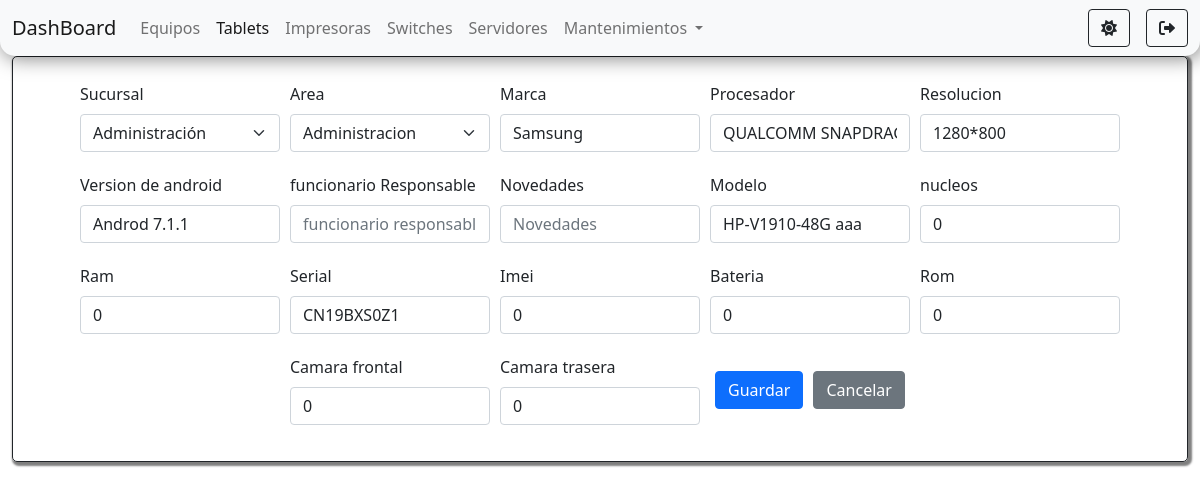
The app's page /pages/tablets/edid.php/?id=1 (signed in), older data.
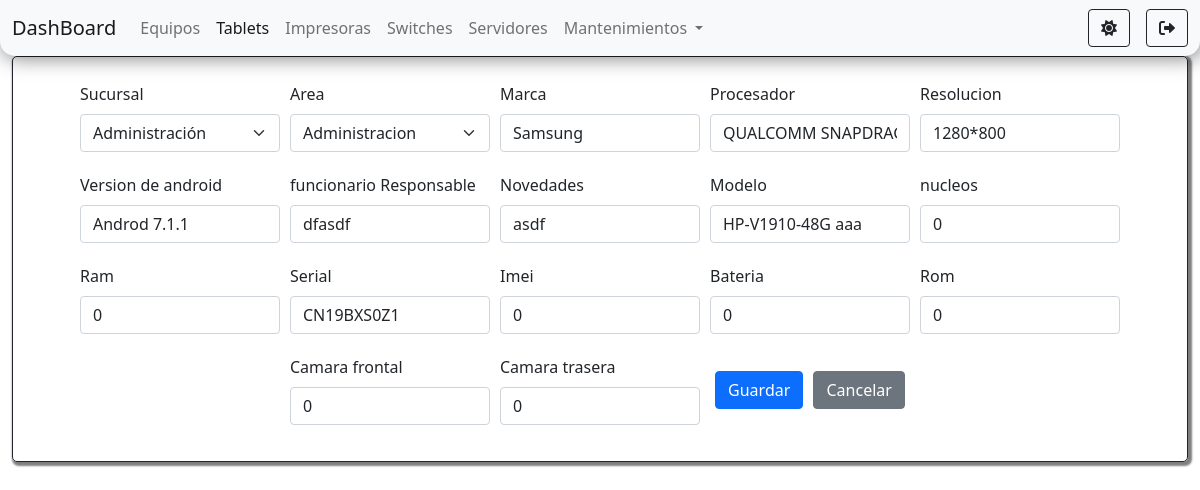
The same page, newer data.
### tables this page shows
CREATE TABLE `tablets` (
  `id` int(11) NOT NULL,
  `sucursal` varchar(100) NOT NULL,
  `area` varchar(100) NOT NULL,
  `funcionario_responsable` varchar(100) NOT NULL,
  `novedades` varchar(100) NOT NULL,
  `marca` varchar(100) NOT NULL,
  `modelo` varchar(100) NOT NULL,
  `procesador` varchar(100) NOT NULL,
  `nucleos` int(11) NOT NULL,
  `ram` int(11) NOT NULL,
  `resolucion` varchar(100) NOT NULL,
  `serial` varchar(100) NOT NULL,
  `imei` int(11) NOT NULL,
  `bateria` int(11) NOT NULL,
  `rom` int(11) NOT NULL,
  `camara_frontal` int(11) NOT NULL,
  `camara_trasera` int(11) NOT NULL,
  `os` varchar(100) NOT NULL
);

### tables/tables.php (called while the page is built, shortened)
<?php
    $sucursales = "SELECT * FROM sucursales";
    $sucursalesResult = $connection->query($sucursales);
    $areas_tablets = "SELECT * FROM areas_tablets";
    $areas_tabletsResult = $connection->query($areas_tablets);
    $marcas_tablets = "SELECT * FROM marcas_tablets";
    $marcas_tabletsResult = $connection->query($marcas_tablets);
    $procesadores_tablets = "SELECT * FROM procesadores_tablets";
    $procesadores_tabletsResult = $connection->query($procesadores_tablets);
    $resolucion_tablets = "SELECT * FROM resolucion_tablets";
    $resolucion_tabletsResult = $connection->query($resolucion_tablets);
    $os_version = "SELECT * FROM os_tablets";
    $os_versionResult = $connection->query($os_version);
?>

### pages/tablets/edid.php (the view, shortened to what the changed rows need)
<?php
    require_once("../../connection/connection.php");
    require_once("../../tables/tables.php");
    $id = $_GET['id'];
    $sql = "SELECT * FROM tablets WHERE id='$id'";
    $result = $connection->query($sql);
?>
<!doctype html>
<html lang="es">
<head>
    <link href="https://cdn.jsdelivr.net/npm/bootstrap@5.1.2/dist/css/bootstrap.min.css" rel="stylesheet"
>
    <link href='https://unpkg.com/boxicons@2.0.9/css/boxicons.min.css' rel='stylesheet'>
    <link rel="stylesheet" href="../../../styles/styles.css">
    <link rel="stylesheet" href="https://cdnjs.cloudflare.com/ajax/libs/font-awesome/6.0.0-beta2/css/all.min.css" />
</head>
<body id="body">
    <div class="container-fluid d-flex justify-content-center align-items-center" id="form-content ">
        <form action="../../../components/tablets/edidForm.php" method="POST" id="form_edit_tablets" class="form" >
            <?php while($row = $result -> fetch_assoc()){ ?>
                <div class="mb-3">
                    <label for="sucursal" class="form-label">Sucursal</label>
                    <select name="sucursal" id="sucursal" class="form-select">
                            <?php
                                while($row2 =$sucursalesResult -> fetch_assoc()){
                                    if($row['sucursal'] === $row2['nombre']){
                                        $select = 'selected';
                                    }else{
                                        $select = '';
                                    }
                            ?>
                                <option value="<?php echo $row2['nombre'] ?>" <?php echo $select ?>><?php echo $row2['nombre'] ?></option>
                            <?php
                                }
                            ?>
                    </select>
                </div>
                <div class="mb-3">
                    <label for="area" class="form-label">Area</label>
                    <select name="area" id="area" class="form-select">
                    <?php
                        while($row2 = $areas_tabletsResult -> fetch_assoc()){
                            if($row['area'] === $row2['area']){
                                $select = 'selected';
                            }else{
                                $select = '';
                            }
                    ?>
                        <option value="<?php echo $row2['area'] ?>" <?php echo $select ?>><?php echo $row2['area'] ?></option>
                    <?php
                        }
                    ?>
                    </select>
                </div>
                <div class="mb-3">
                    <label for="marcas" class="form-label">Marca</label>
                    <select name="marcas" id="marcas" class="form-control">
                        <?php
                            while($row2 =$marcas_tabletsResult -> fetch_assoc()){
                                if($row['marca'] === $row2['marcas']){
                                    $select = 'selected';
                                }else{
                                    $select = '';
                                }
                        ?>
                            <option value="<?php echo $row2['marcas'] ?>" <?php echo $select ?>><?php echo $row2['marcas'] ?></option>
                        <?php
                            }
                        ?>
                        </select>
                </div>
                <div class="mb-3">
                    <label for="procesadores_tablets" class="form-label">Procesador</label>
                    <select name="procesadores_tablets" id="procesadores_tablets" class="form-control">
                        <?php
                            while($row2 =$procesadores_tabletsResult -> fetch_assoc()){
                                if($row['procesador'] === $row2['procesador']){
                                    $select = 'selected';
                                }else{
                                    $select = '';
                                }
                        ?>
                            <option value="<?php echo $row2['procesador'] ?>" <?php echo $select ?>><?php echo $row2['procesador'] ?></option>
                        <?php
                            }
                        ?>
                        </select>
                </div>
                <div class="mb-3">
                    <label for="resolucion_tablets" class="form-label">Resolucion</label>
                    <select name="resolucion_tablets" id="resolucion_tablets" class="form-control">
                        <?php
                            while($row2 =$resolucion_tabletsResult -> fetch_assoc()){
                                if($row['resolucion'] === $row2['resolucion']){
                                    $select = 'selected';
                                }else{
                                    $select = '';
                                }
                        ?>
                            <option value="<?php echo $row2['resolucion'] ?>" <?php echo $select ?>><?php echo $row2['resolucion'] ?></option>
                        <?php
                            }
                        ?>
                        </select>
                </div>
                <div class="mb-3">
                    <label for="os_version" class="form-label">Version de android</label>
                    <select name="os_version" id="os_version" class="form-control">
                        <?php
                            while($row2 =$os_versionResult -> fetch_assoc()){
                                if($row['os'] === $row2['os']){
                                    $select = 'selected';
                                }else{
                                    $select = '';
                                }
                        ?>
                            <option value="<?php echo $row2['os'] ?>" <?php echo $select ?>><?php echo $row2['os'] ?></option>
                        <?php
                            }
                        ?>
                        </select>
                </div>
                <div class="mb-3">
                    <label for="funcionario_responsable" class="form-label">funcionario Responsable</label>
                    <input required type="text" name="funcionario_responsable" id="funcionario_responsable" placeholder="funcionario responsable" class="form-control" value="<?php echo $row['funcionario_responsable'] ?>">
                </div>
                <div class="mb-3">
                    <label for="novedades" class="form-label">Novedades</label>
                    <input required type="text" name="novedades" id="novedades" placeholder="Novedades" class="form-control" value="<?php echo $row['novedades'] ?>">
                </div>
                <div class="mb-3">
                    <label for="modelo" class="form-label">Modelo</label>
                    <input required type="text" name="modelo" id="modelo" placeholder="Modelo" class="form-control" value="<?php echo $row['modelo'] ?>">
                </div>
                <div class="mb-3">
                    <label for="nucleos" class="form-label">nucleos</label>
                    <input required type="number" name="nucleos" id="nucleos" placeholder="nucleos" class="form-control" value="<?php echo $row['nucleos'] ?>">
                </div>
                <div class="mb-3">
                    <label for="ram" class="form-label">Ram</label>
                    <input required type="text" name="ram" id="ram" placeholder="ram" class="form-control" value="<?php echo $row['ram'] ?>">
                </div>
                <div class="mb-3">
                    <label for="serial" class="form-label">Serial</label>
                    <input required type="text" name="serial" id="serial" placeholder="Serial" class="form-control" value="<?php echo $row['serial'] ?>">
                </div>
                <div class="mb-3">
                    <label for="imei" class="form-label">Imei</label>
                    <input required type="number" name="imei" id="imei" placeholder="Imei" class="form-control" value="<?php echo $row['imei'] ?>">
                </div>
                <div class="mb-3">
                    <label for="bateria" class="form-label">Bateria</label>
                    <input required type="number" name="bateria" id="bateria" placeholder="Bateria" class="form-control" value="<?php echo $row['bateria'] ?>">
                </div>
                <div class="mb-3">
                    <label for="rom" class="form-label">Rom</label>
                    <input required type="text" name="rom" id="rom" placeholder="Rom" class="form-control" value="<?php echo $row['rom'] ?>">
                </div>
                <div class="mb-3">
                    <label for="camara_frontal" class="form-label">Camara frontal</label>
                    <input required type="text" name="camara_frontal" id="camara_frontal" placeholder="Camara frontal" class="form-control" value="<?php echo $row['camara_frontal'] ?>">
                </div>
                <div class="mb-3">
                    <label for="camara_trasera" class="form-label">Camara trasera</label>
                    <input required type="text" name="camara_trasera" id="camara_trasera" placeholder="Camara trasera" class="form-control" value="<?php echo $row['camara_trasera'] ?>">
                </div>
            <?php } ?>
        </form>
    </div>
</body>
</html>

Row changes from the older to the newer data that the page shows:
changed tablets "HP-V1910-48G aaa": funcionario_responsable (not shown) → "dfasdf"; novedades (not shown) → "asdf"
